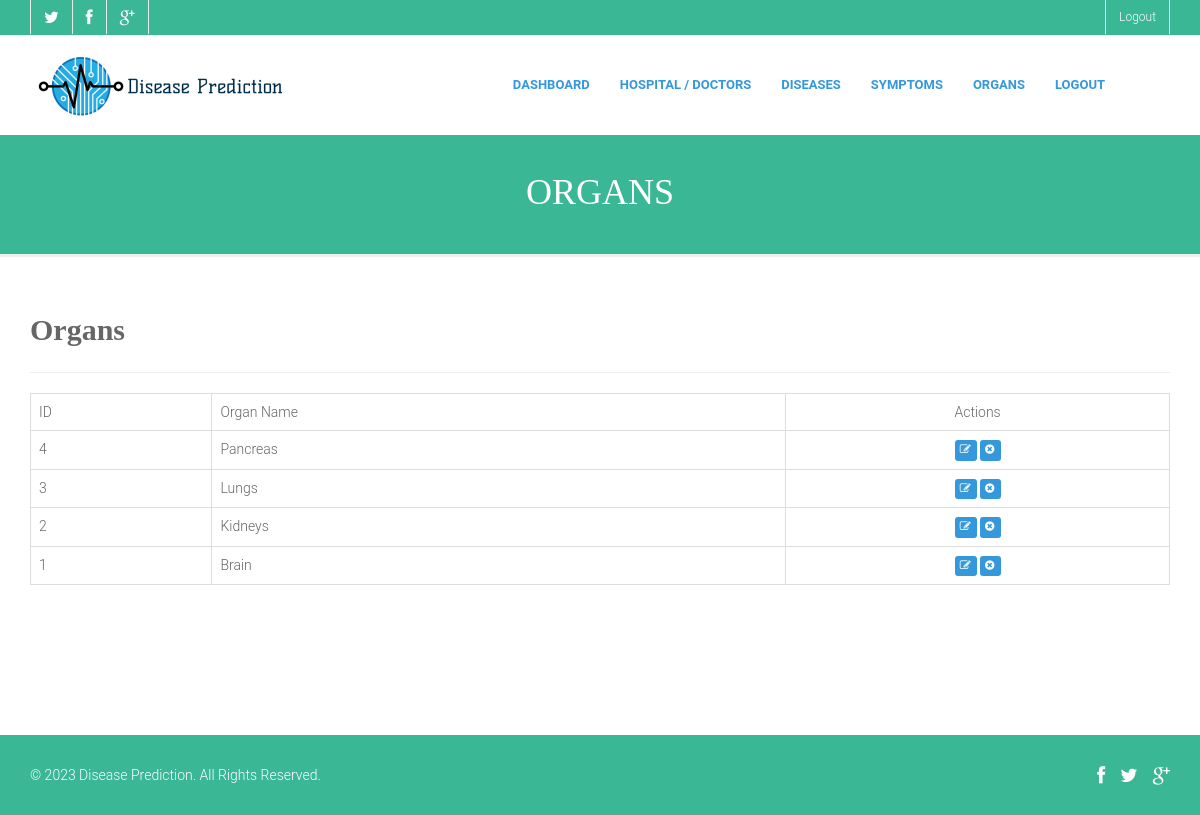
/admin/organs.php (signed in), run on an earlier commit of the app's database.
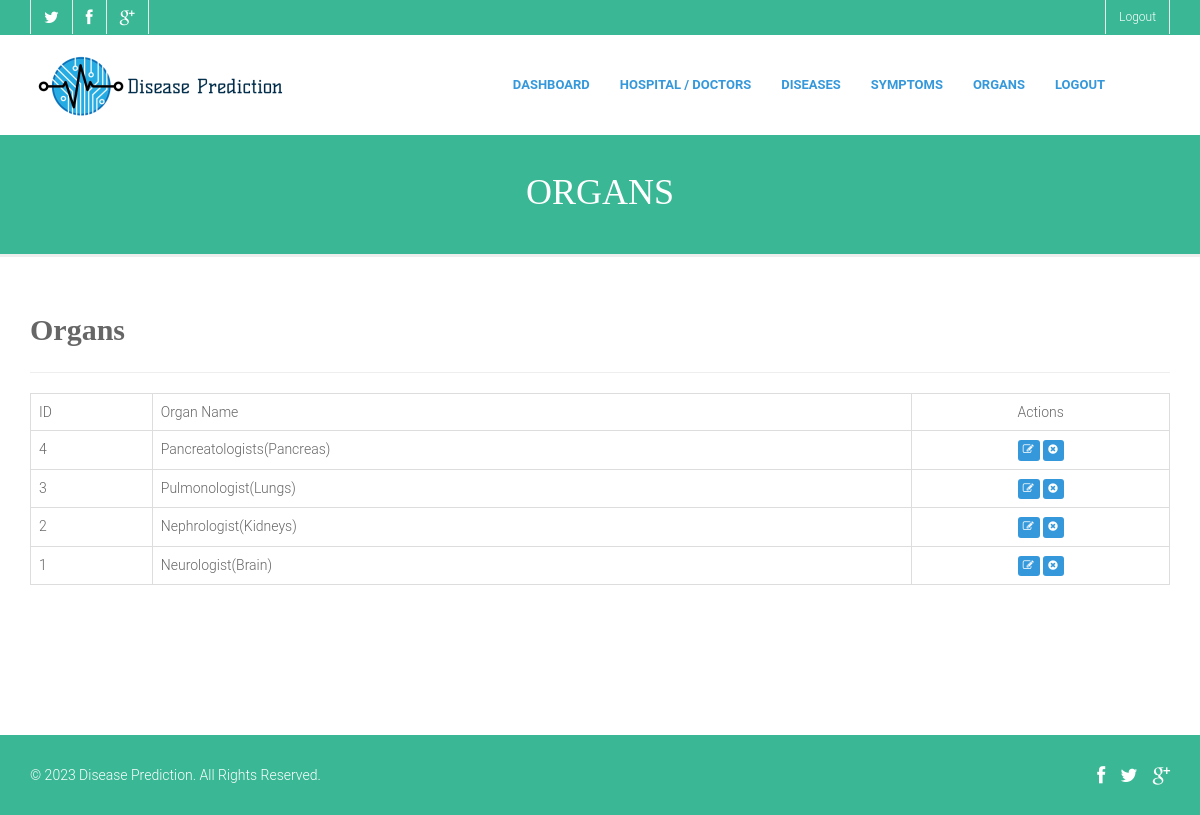
And on a later commit of the database.
### tables this page shows
CREATE TABLE `organs` (
  `id` int(11) NOT NULL,
  `organ_name` varchar(255) NOT NULL
);

### inc/dbhelper.php (called while the page is built, shortened)
<?php
class Database
{
    var $host="";
    var $user="";
    var $password="";
    var $database="";
    var $con="";
    function Database()
    {
        $conf=new Config();
        $this->host=$conf->host;
        $this->user=$conf->user;
        $this->password=$conf->password;
        $this->database=$conf->database;
    }
    function open()
    {
        $this->con=@mysqli_connect($this->host,$this->user,$this->password,$this->database);
        return true;
    }
    function query($sql='')
    {
        $this->result=@mysqli_query($this->con,$sql);
        return $this->result;
    }
    function fetcharray($result)
    {
        return @mysqli_fetch_array($result,MYSQLI_BOTH);
    }
}
?>

### inc/config.php (called while the page is built, shortened)
<?php
class Config
{
    function Config()
    {
        $this->host="localhost";
        $this->user="root";
        $this->password="";
        $this->database="cbkdiseaseprediction";
    }
}
?>

### admin/adminhelper.php (the view, shortened to what this page needs)
<?php
require_once "../inc/config.php";
require_once "../inc/dbhelper.php";
class AdminHelper
{
            ?>
            <?php
    function getOrgans()
    {
        $db=new Database();
        $db->open();
        $sql="SELECT * FROM `organs` ORDER BY id DESC";
        $result=$db->query($sql);
        if($result)
        {
            ?>
            <table class="table table-bordered">
                <tr>
                    <th>ID</th>
                    <th>Organ Name</th>
                    <th class="text-center">Actions</th>
                </tr>
                <?php
                while($row = $db->fetcharray($result))
                {
                    ?>
                    <tr>
                        <td><?php echo $row['id'];?></td>
                        <td><?php echo $row['organ_name'];?></td>
                        <td class="text-center">
                            <a class="btn btn-xs btn-primary" href="add_organ.php?id=<?php echo $row['id'];?>"><i class="fa fa-edit"></i></a>
                            <a class="btn btn-xs btn-primary" href="organs.php?id=<?php echo $row['id'];?>&task=delete_organ"><i class="fa fa-times-circle"></i></a>
                        </td>
                    </tr>
                    <?php
                }
                ?>
            </table>
            <?php
        }
    }
}
?>

### admin/organs.php (shortened to what this page needs)
<!DOCTYPE HTML>
<html class="no-js">
<head>
<link href="../css/bootstrap.css" rel="stylesheet" type="text/css"/>
<link href="../css/style.css" rel="stylesheet" type="text/css"/>
<link href="../plugins/sequence/css/sequence.html" rel="stylesheet" type="text/css"/>
<link href="../plugins/prettyphoto/css/prettyPhoto.css" rel="stylesheet" type="text/css"/>
<link href="../plugins/owl-carousel/css/owl.carousel.css" rel="stylesheet" type="text/css"/>
<link href="../plugins/owl-carousel/css/owl.theme.css" rel="stylesheet" type="text/css"/>
<link rel="stylesheet" type="text/css" href="../plugins/rs-plugin/css/settings.css" media="screen" />
<link class="alt" href="../colors/blue.css" rel="stylesheet" type="text/css"/>
<?php
require_once "adminhelper.php";
$helper = new AdminHelper();
?>
</head>
<body class="boxed"  style="background-image: url('../images/backgrounds/images/img3.jpg'); background-repeat: no-repeat; background-size: cover;">
<div class="body footer-style2">
  <?php
    require_once "header.php";
  ?>
  <div class="main" role="main">
    <div id="content" class="content page-content full">
      <header class="page-header flexible parallax text-align-center parallax-overlay" style="background-image:url(../images/img4.jpg)">
        <section>
          <div class="container">
            <div class="row">
              <div class="col-md-12">
                <h1>Organs</h1>
              </div>
            </div>
          </div>
        </section>
      </header>
      <div class="container">
        <div class="row">
          <div class="col-md-12">
            <h2><strong>Organs</strong></h2>
            <hr/>
            <?php
            $helper->getOrgans();
            ?>
          </div>
        </div>
      </div>
    </div>
  </div>
  <?php
    require_once "footer.php";
  ?>
</div>
</body>
</html>

### admin/header.php (shortened to what this page needs)
<div class="topbar hidden-sm hidden-xs">
<div class="container">
  <div class="row">
    <div class="col-md-6">
      <nav class="secondary-menu">
        <ul class="pull-left">
          <li><a href="#"><i class="fa fa-lg fa-twitter"></i></a></li>
          <li><a href="#"><i class="fa fa-lg fa-facebook"></i></a></li>
          <li><a href="#"><i class="fa fa-lg fa-google-plus"></i></a></li>
        </ul>
      </nav>
    </div>
    <div class="col-md-6">
      <nav class="secondary-menu">
        <ul class="pull-right">
            <?php if($_SESSION['admin_userid']) { ?>
            <li><a href="logout.php" class="">Logout</a></li>
            <?php } else { ?>
            <li><a href="../index.php" class="">Back To Portal</a></li>
            <?php } ?>
        </ul>
      </nav>
    </div>
  </div>
</div>
</div>
<header class="site-header" id="sticky-nav">
<div class="container">
  <div class="row">
    <div class="col-md-3">
      <h1 class="logo"> <a href="index.php"> <img src="../images/logo.png" alt="Disease Prediction"/> </a> </h1>
    </div>
    <div class="col-md-9">
      <nav class="main-menu">
        <ul class="sf-menu" id="main-menu">
            <?php if($_SESSION['admin_userid']) { ?>
            <li>
                <a href="dashboard.php" class="">Dashboard</a>
            </li>
            <li><a href="doctors.php" class="">Hospital / Doctors</a></li>
            <li>
                <a href="diseases.php" class="">Diseases</a>
            </li>
            <li>
                <a href="symptoms.php" class="">Symptoms</a>
            </li>
            <li>
                <a href="organs.php" class="">Organs</a>
            </li>
            <li><a href="logout.php" class="">Logout</a></li>
            <?php } ?>
        </ul>
      </nav>
    </div>
  </div>
</div>
</header>

### admin/footer.php (shortened to what this page needs)
<footer class="site-footer-bottom">
<div class="container">
  <div class="row">
    <div class="col-md-6">
      <p>&copy; <?php echo date('Y');?> Disease Prediction. All Rights Reserved.</p>
    </div>
    <div class="col-md-6">
      <ul class="social-icons-bar pull-right">
        <li><a href="#"><i class="fa fa-lg fa-facebook"></i></a></li>
        <li><a href="#"><i class="fa fa-lg fa-twitter"></i></a></li>
        <li><a href="#"><i class="fa fa-lg fa-google-plus"></i></a></li>
      </ul>
    </div>
  </div>
</div>
</footer>

### colors/blue.css (style rules this page uses)
a, .text-primary, .btn-primary .badge, .btn-link,a.list-group-item.active > .badge,.nav-pills > .active > a > .badge, p.drop-caps:first-child:first-letter, .accent-color-text, .main-menu > ul > li > a, .header-style5 .main-menu > ul > li:hover > a, .header-style5 .main-menu > ul > li > a:hover, .header-style6 .main-menu > ul > li.active > a, .header-style6 .main-menu > ul > li:hover > a, .footer-style2 .site-footer-top a, .footer-style3 .social-icons-bar a, .header-style6 .site-header a:hover, .header-style6 .site-header li.active a, .portfolio-item:hover .action-icons a, .search-icon a:hover, ul.inline li i.fa, .services-list li i.fa, .dnav1 .prev:hover, .dnav1 .next:hover, .products-list li .product-price, .products-list li .product-details h3 a:hover, .team-position, .pricing-column h3, .cart-button .cart-items li a, .blog-posts .post .comments-likes a:hover, .widget.sidebar-widget h4, ul.checks > li > i, ul.hearts > li > i, ul.carets > li > i, ul.chevrons > li > i, .features:hover a { color:#3498db; }
p.drop-caps.secondary:first-child:first-letter, .accent-color, .fa.accent-color, .btn-primary, .btn-primary.disabled, .btn-primary[disabled], fieldset[disabled] .btn-primary, .btn-primary.disabled:hover, .btn-primary[disabled]:hover, fieldset[disabled] .btn-primary:hover, .btn-primary.disabled:focus, .btn-primary[disabled]:focus, fieldset[disabled] .btn-primary:focus, .btn-primary.disabled:active, .btn-primary[disabled]:active, fieldset[disabled] .btn-primary:active, .btn-primary.disabled.active, .btn-primary[disabled].active, fieldset[disabled] .btn-primary.active, .dropdown-menu > .active > a, .dropdown-menu > .active > a:hover, .dropdown-menu > .active > a:focus, .nav-pills > li.active > a, .nav-pills > li.active > a:hover, .nav-pills > li.active > a:focus, .pagination > .active > a, .pagination > .active > span, .pagination > .active > a:hover, .pagination > .active > span:hover, .pagination > .active > a:focus, .pagination > .active > span:focus, .label-primary, .progress-bar, a.list-group-item.active, a.list-group-item.active:hover, a.list-group-item.active:focus, .panel-primary > .panel-heading, .header-left-bg, .header-style3 .main-menu > ul > li:hover > a, .header-style3 .main-menu > ul > li > a:hover, .ic-lg:hover, .features:hover .ic-lg, .accordion-heading .accordion-toggle.active, .carousel-indicators .active, .sequence-pagination li.current a, .sequence-next:hover, .sequence-prev:hover, .pricing-column.highlight h3, .products-list .product-image .add-to-cart, .owl-theme .owl-controls .owl-page.active span, .owl-theme .owl-controls.clickable .owl-page:hover span, .main-menu > ul > li > ul > li > a:hover, .main-menu .megamenu-container ul li a:hover, .tp-caption.with_colored_background, .features .features-icon, .header-style6 .main-menu > ul > li:hover > a, .header-style3 .main-menu > ul > li > ul { background-color: #3498db; }
.portfolio-item:hover .project-overlay, .blog-image:hover .blog-overlay, .team-item:hover .team-overlay, .parallax-overlay, .services-overlay { background-color:rgba(52,152,219,.7) }

What changed in the data, as far as the page shows it:
changed organs id 4: organ_name "Pancreas" → "Pancreatologists(Pancreas)"
changed organs id 3: organ_name "Lungs" → "Pulmonologist(Lungs)"
changed organs id 2: organ_name "Kidneys" → "Nephrologist(Kidneys)"
changed organs id 1: organ_name "Brain" → "Neurologist(Brain)"
